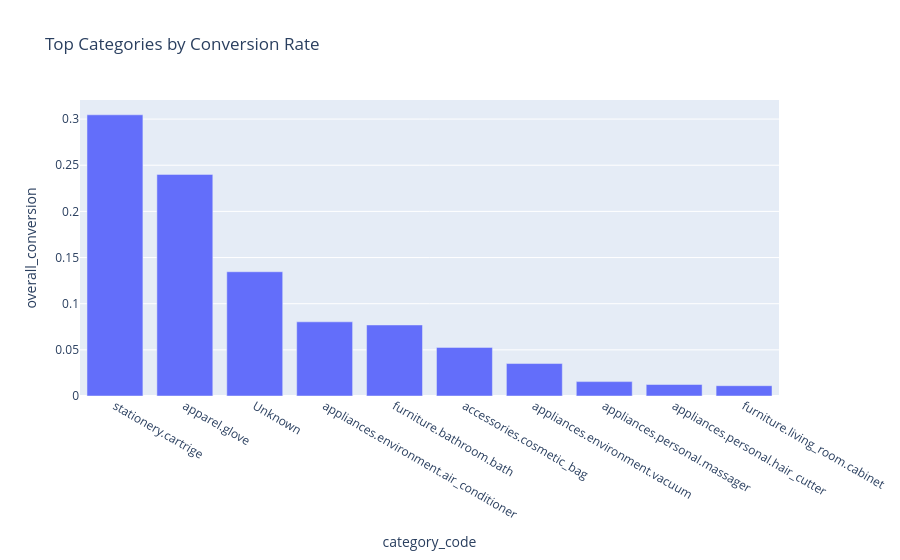

Notebook code cell kept with this figure:
### Markdown cell above
category chart:

### Code cell
fig = px.bar(
    category_funnel.head(10),
    x='category_code',
    y='overall_conversion',
    title='Top Categories by Conversion Rate'
)

fig.show()

### Figure 1 — Plotly figure (JSON) as saved in the notebook; plotly's stock layout.template omitted (floating-point values rounded to 4 significant figures)
{"data": [{"hovertemplate": "category_code=%{x}<br>overall_conversion=%{y}<extra></extra>", "legendgroup": "", "marker": {"color": "#636efa", "pattern": {"shape": ""}}, "name": "", "orientation": "v", "showlegend": false, "textposition": "auto", "type": "bar", "x": ["stationery.cartrige", "apparel.glove", "Unknown", "appliances.environment.air_conditioner", "furniture.bathroom.bath", "accessories.cosmetic_bag", "appliances.environment.vacuum", "appliances.personal.massager", "appliances.personal.hair_cutter", "furniture.living_room.cabinet"], "xaxis": "x", "y": [0.3046, 0.2401, 0.1346, 0.08036, 0.07696, 0.05267, 0.03517, 0.01559, 0.01245, 0.01117], "yaxis": "y"}], "layout": {"barmode": "relative", "legend": {"tracegroupgap": 0}, "title": {"text": "Top Categories by Conversion Rate"}, "xaxis": {"anchor": "y", "domain": [0, 1], "title": {"text": "category_code"}}, "yaxis": {"anchor": "x", "domain": [0, 1], "title": {"text": "overall_conversion"}}}}
